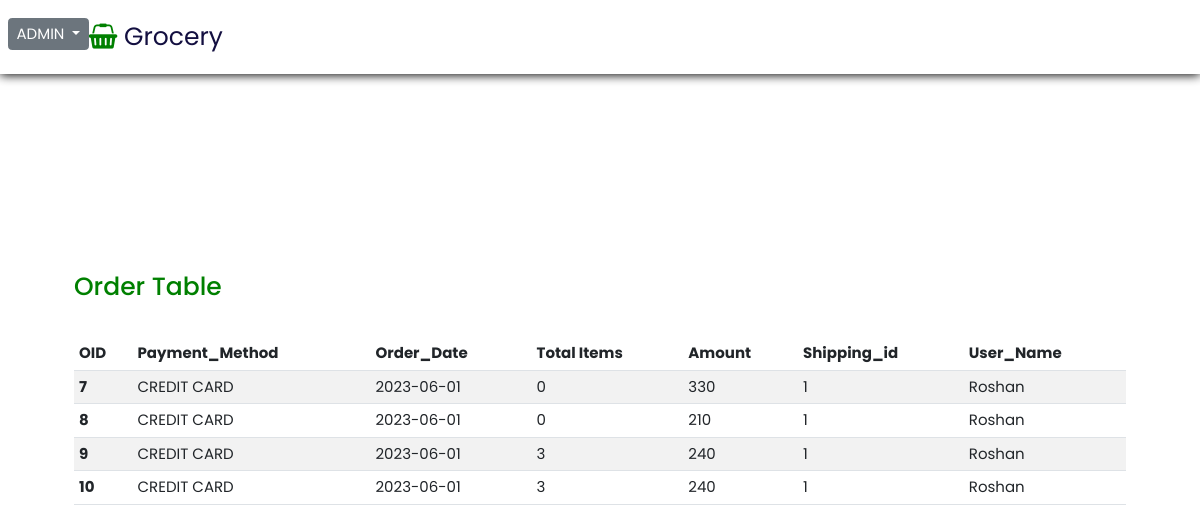
The app's page /admin/order.php with its own data.
### tables this page shows
CREATE TABLE `ordertable` (
  `OID` int(10) NOT NULL,
  `paymentmethod` varchar(40) NOT NULL,
  `orderdate` varchar(20) NOT NULL,
  `billingid` int(40) NOT NULL,
  `amount` int(10) NOT NULL,
  `shipping` int(10) NOT NULL,
  `UID` int(10) NOT NULL,
  `storeID` int(11) NOT NULL,
  `items` int(50) NOT NULL
);

CREATE TABLE `users` (
  `UID` int(10) NOT NULL,
  `first_name` varchar(20) NOT NULL,
  `last_name` varchar(20) NOT NULL,
  `AID` int(10) NOT NULL,
  `emailid` varchar(50) NOT NULL,
  `mobile_number` varchar(12) NOT NULL,
  `password` varchar(50) NOT NULL
);

### admin/order.php (the view, shortened to what this page needs)
<?php include 'header.php'; ?>
  <body>
    <header >
      <div class="adminlogo">
        <?php
        include 'dropdown.php' ?>
        <a href="#" class="logo"><i class="fa fa-shopping-basket" aria-hidden="true"></i> Grocery</a>
      </div>
    </header>
    <section class="section">
      <div class="users">
         <h1>Order Table</h1>
      </div>
            <div class="usercontainer">
              <table class="table table-striped table-hover">
                <thead>
                <tr>
                  <th scope="col">OID</th>
                  <th scope="col">Payment_Method</th>
                  <th scope="col">Order_Date</th>
                  <th scope="col">Total items</th>
                  <th scope="col">Amount</th>
                  <th scope="col">Shipping_id</th>
                  <th scope="col">User_Name</th>
                </tr>
               </thead>
               <tbody>
                 <?php
                      include 'config.php';
                        $sql="SELECT *  FROM ordertable  ";
                      $result2=mysqli_query($conn,$sql);
                      if(mysqli_num_rows( $result2 )>0)
                      {
                        while($row=mysqli_fetch_assoc($result2))
                        {
                 ?>
                <tr>
                  <th scope="row"><?php  echo $row['OID']; ?></th>
                  <td><?php  echo $row['paymentmethod']; ?></td>
                  <td><?php  echo $row['orderdate']; ?></td>
                  <td><?php  echo $row['items']; ?></td>
                  <td><?php  echo $row['amount']; ?></td>
                  <td><?php  echo $row['shipping']; ?></td>
                  <?php
                       include 'config.php';
                         $sql3="SELECT *  FROM users WHERE UID = '{$row['UID']}' ";
                       $result3=mysqli_query($conn,$sql3);
                       if(mysqli_num_rows( $result3 )>0)
                       {
                         while($row3=mysqli_fetch_assoc($result3))
                         {
                  ?>
                  <td><?php  echo $row3['first_name']; ?></td>
                  <?php
                       }
                     }else{
                      echo "empty";
                     }
                  ?>
                </tr>
                <?php
                     }
                   }else{
                    echo "empty";
                   }
                ?>
      </tbody>
   </table>
  </div>
 </section>
  </body>
</html>

### admin/header.php (shortened to what this page needs)
<!DOCTYPE html>
<html lang="en" dir="ltr">
  <head>
    <link rel="stylesheet" href="style.css">
     <link rel="stylesheet" href="https://cdnjs.cloudflare.com/ajax/libs/font-awesome/4.7.0/css/font-awesome.min.css">
     <link rel="stylesheet" href="	https://cdn.jsdelivr.net/npm/bootstrap@5.3.0-alpha3/dist/css/bootstrap.min.css">
  </head>

### admin/dropdown.php (shortened to what this page needs)
<div class="dropdown">
     <button class="btn btn-secondary dropdown-toggle" type="button" id="dropdownMenuButton2" data-bs-toggle="dropdown" aria-expanded="false">
       ADMIN
     </button>
</div>

### admin/style.css (style rules this page uses)
:root { --green:green; --black:#130f40; --light-color:#666; --box-shadow:0 .1rem 1rem rgba(0,0,0.1); --border: 2rem solid rgba(0,0,0.1); --outline: .1rem solid rgba(0,0,0.1); }
.btn { border: 1px solid ; padding: 1rem 2rem; border-radius: 0.5rem; color: var(--black); text-decoration: none; }
* { font-family: 'Poppins', sans-serif; margin: 0; padding: 0; box-sizing: border-box; outline: none; text-decoration: none; border: none; text-transform: capitalize; transition: all .2s linear; }
html { font-size: 62.5%; overflow-x: hidden; scroll-behavior: smooth; scroll-padding-top:7rem; }
body { background: #eee; }
header { position:fixed; top:0; left: 0; right: 0; display: flex; justify-content: space-between; align-items: center; font-size: 1.5rem; background-color: #fff; padding: 1.8rem 9%; box-shadow: var(--box-shadow); z-index: 1000; }
header .logo { font-size: 2.5rem; color:var(--black); text-decoration: none; }
header .logo i { color: var(--green); }
section { padding: 2rem 6%; }
.section { background-color: #fff; width: 100vw; height: 100vh; border: 3px solid; }
.adminlogo { width: 100%; display: flex; margin-left:-10rem; padding-right: 2rem; }
.adminlogo .logo { font-size: 2.5rem; color:var(--black); text-decoration: none; }
.adminlogo .logo i { color: var(--green); }
.users { margin-top: 25rem; color: var(--green); display: flex; justify-content: space-between; padding-bottom: 3rem; }
.usercontainer .table { width: 100%; font-size: 1.5rem; }
.adminlogo .dropdown button,li { font-size: 1.5rem; }

### admin/header.php (style rules this page uses)
.usercontainer { overflow-y: auto; }
.section { border: 2px solid white; }

### records on screen
ordertable: OID "7", paymentmethod "CREDIT CARD", orderdate "2023-06-01", items "0", amount "330", shipping "1"
users: first_name "Roshan"
ordertable: OID "8", paymentmethod "CREDIT CARD", orderdate "2023-06-01", items "0", amount "210", shipping "1"
ordertable: OID "9", paymentmethod "CREDIT CARD", orderdate "2023-06-01", items "3", amount "240", shipping "1"
ordertable: OID "10", paymentmethod "CREDIT CARD", orderdate "2023-06-01", items "3", amount "240", shipping "1"
